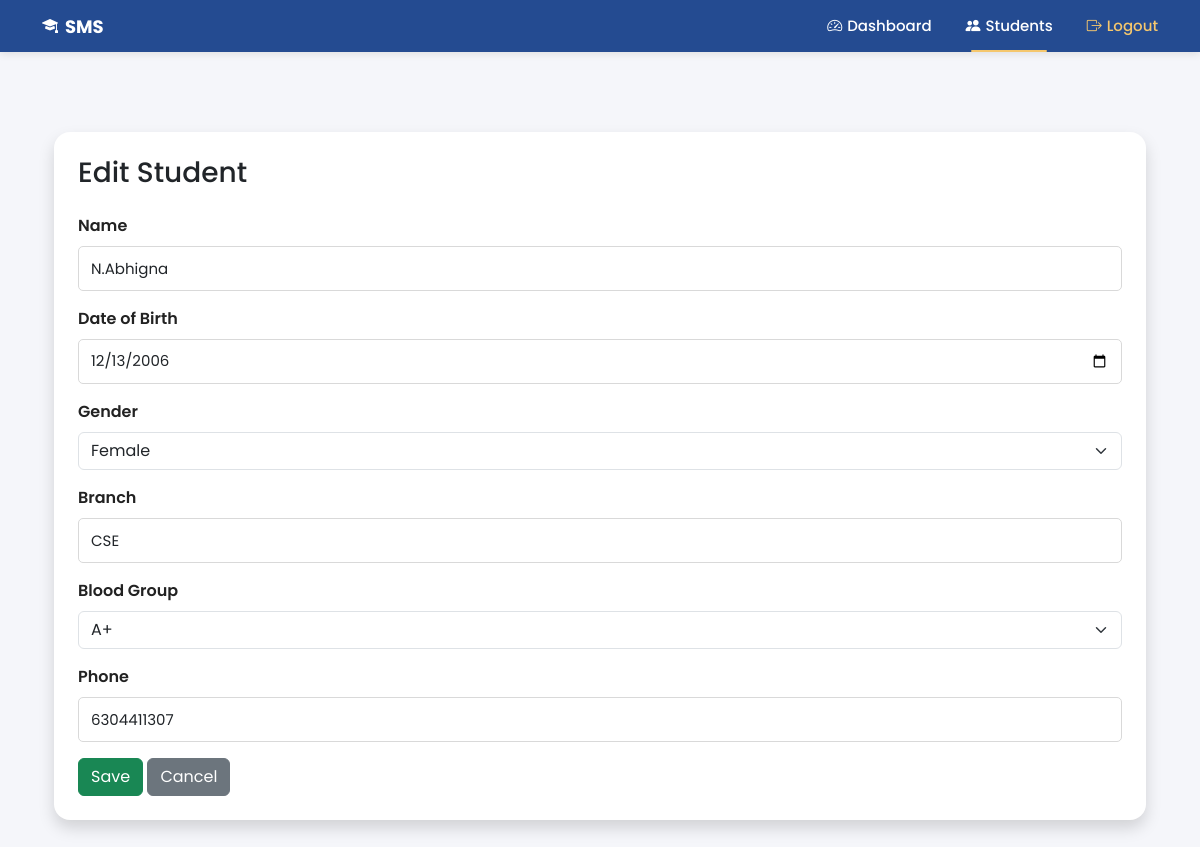
The page /edit/6/ on the database as committed earlier.
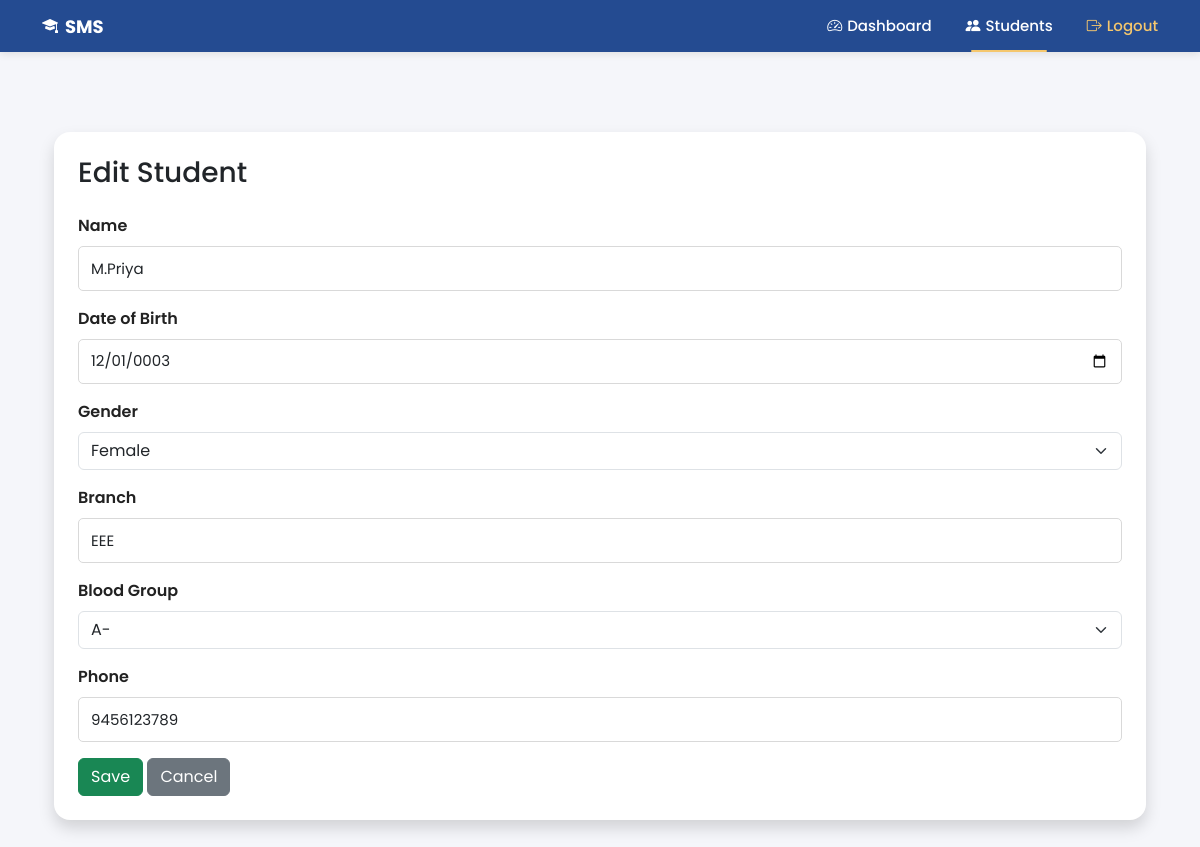
The same page on the database as committed later.
### students_app/models.py (models this page shows, shortened)
class Student(models.Model):
    GENDER_CHOICES = [
        ('Male', 'Male'),
        ('Female', 'Female'),
    ]
    BLOOD_GROUP_CHOICES = [
        ('A+', 'A+'),
        ('A-', 'A-'),
        ('B+', 'B+'),
        ('B-', 'B-'),
        ('AB+', 'AB+'),
        ('AB-', 'AB-'),
        ('O+', 'O+'),
        ('O-', 'O-'),
    ]
    name = models.CharField(max_length=100)
    dob = models.DateField(null=True, blank=True)
    gender = models.CharField(max_length=10, choices=GENDER_CHOICES)
    branch = models.CharField(max_length=100)
    blood_group = models.CharField(max_length=5, choices=BLOOD_GROUP_CHOICES)
    phone = models.CharField(max_length=10)

### students_app/views.py (the view)
# urls.py: path('edit/<int:pk>/', views.edit_student, name='edit_student'),
def edit_student(request, pk):
    student = get_object_or_404(Student, pk=pk)
    if request.method == 'POST':
        form = StudentForm(request.POST, instance=student)
        if form.is_valid():
            form.save()
            return redirect('students_app:student_list')
    else:
        form = StudentForm(instance=student)
    return render(request, 'students_app/student_form.html', {'form': form, 'title': 'Edit Student'})

### students_app/forms.py (shortened to what this page needs)
class StudentForm(forms.ModelForm):
    class Meta:
        model = Student
        fields = ['name', 'dob', 'gender', 'branch', 'blood_group', 'phone']
        widgets = {
            'name': forms.TextInput(attrs={
                'class': 'form-control',
                'placeholder': 'Enter full name'
            }),
            'dob': forms.DateInput(attrs={
                'class': 'form-control',
                'type': 'date'
            }),
            'gender': forms.Select(attrs={
                'class': 'form-select'
            }),
            'branch': forms.TextInput(attrs={
                'class': 'form-control',
                'placeholder': 'Enter branch'
            }),
            'blood_group': forms.Select(attrs={
                'class': 'form-select'
            }),
            'phone': forms.TextInput(attrs={
                'class': 'form-control',
                'placeholder': 'Enter 10-digit phone number',
                'maxlength': '10'
            }),
        }

### students_app/templates/students_app/student_form.html (shortened to what this page needs)
{% extends 'students_app/base.html' %}
{% block content %}
<div class="container mt-5">
    <div class="card shadow p-4 rounded-4">
        <h3 class="mb-4">{{ title }}</h3>
        <form method="post">
            <div class="mb-3">
                <label class="form-label">Name</label>
                {{ form.name }}
            </div>
            <div class="mb-3">
                <label class="form-label">Date of Birth</label>
                {{ form.dob }}
            </div>
            <div class="mb-3">
                <label class="form-label">Gender</label>
                {{ form.gender }}
            </div>
            <div class="mb-3">
                <label class="form-label">Branch</label>
                {{ form.branch }}
            </div>
            <div class="mb-3">
                <label class="form-label">Blood Group</label>
                {{ form.blood_group }}
            </div>
            <div class="mb-3">
                <label class="form-label">Phone</label>
                {{ form.phone }}
            </div>
            <button type="submit" class="btn btn-success">Save</button>
            <a href="{% url 'students_app:student_list' %}" class="btn btn-secondary">Cancel</a>
        </form>
    </div>
</div>
{% endblock %}

Rows that differ between the two databases and show on the page:
changed Student "Female": name "N.Abhigna" → "M.Priya"; dob "12/13/2006" → "12/01/0003"; branch "CSE" → "EEE"; blood_group "A+" → "A-"; phone "6304411307" → "9456123789"
